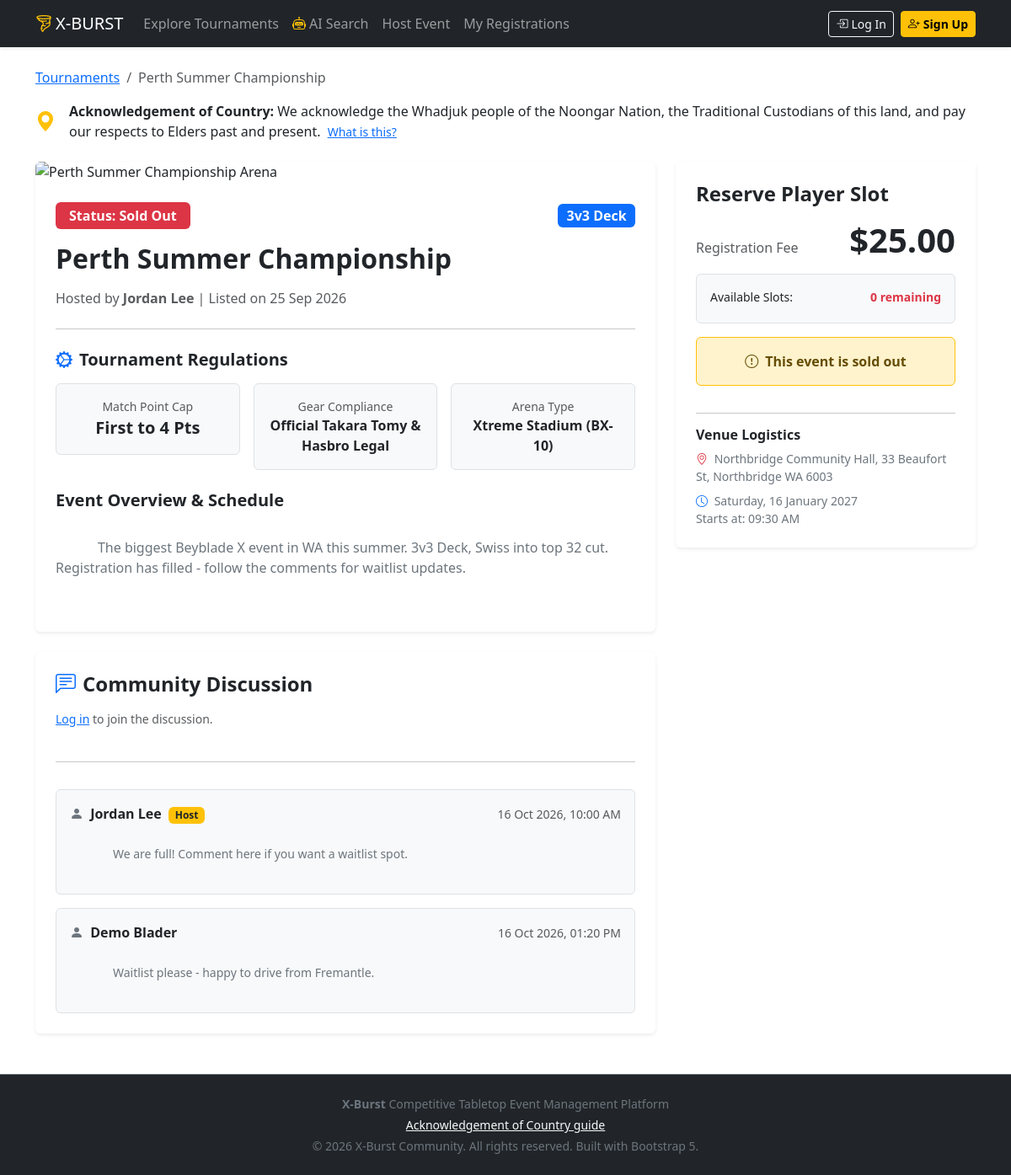
The app's page /event/5 with its own data.
### beyblade/models.py (models this page shows, shortened)
class Tournament(db.Model):
    __tablename__ = 'tournaments'
    __table_args__ = (
        db.CheckConstraint('end_time > start_time', name='ck_end_after_start'),
    )
    id = db.Column(db.Integer, primary_key=True)
    title = db.Column(db.String(150), nullable=False)
    category = db.Column(db.String(50), nullable=False)
    start_time = db.Column(db.DateTime, nullable=False)
    end_time = db.Column(db.DateTime, nullable=False)
    venue = db.Column(db.String(200), nullable=False)
    image = db.Column(db.String(255), nullable=True)
    description = db.Column(db.Text, nullable=False)
    match_points = db.Column(db.Integer, default=4)
    gear_legality = db.Column(db.String(100), nullable=True)
    stadium_type = db.Column(db.String(100), nullable=True)
    capacity = db.Column(db.Integer, nullable=False)
    price = db.Column(db.Numeric(6, 2), nullable=False, default=0)
    ack_statement = db.Column(
        db.Enum('none', 'generic', 'enhanced',
            name='ack_statement',
            create_constraint=True,
            validate_strings=True),
            default='none',
            nullable=False,
            )
    custom_ack_text = db.Column(db.String(500), nullable=True)
    status = db.Column(
        db.Enum('open', 'sold_out', 'inactive', 'cancelled',
            name='tournament_status',
            create_constraint=True,
            validate_strings=True),
            default='open',
            nullable=False,
            )
    embedding = db.Column(db.JSON, nullable=True)
    host_id = db.Column(db.Integer, db.ForeignKey('users.id'), nullable=False)
    created_at = db.Column(db.DateTime, default=datetime.now)
    host = db.relationship('User', back_populates='tournaments_hosted')
    bookings = db.relationship(
        'Booking',
        back_populates='tournament',
        lazy=True,
        cascade='all, delete-orphan',
    )
    comments = db.relationship(
        'Comment',
        back_populates='tournament',
        lazy=True,
        cascade='all, delete-orphan',
        order_by='Comment.created_at',
    )

class User(UserMixin, db.Model):
    __tablename__ = 'users'
    id = db.Column(db.Integer, primary_key=True)
    first_name = db.Column(db.String(80), nullable=False)
    last_name = db.Column(db.String(80), nullable=False)
    email = db.Column(db.String(120), index=True, unique=True, nullable=False)
    mobile = db.Column(db.String(20), nullable=False)
    street_address = db.Column(db.String(200), nullable=False)
    password_hash = db.Column(db.String(255), nullable=False)
    created_at = db.Column(db.DateTime, default=datetime.now)
    bookings = db.relationship('Booking', back_populates='user', cascade='all, delete-orphan')
    comments = db.relationship('Comment', back_populates='user', cascade='all, delete-orphan')
    tournaments_hosted = db.relationship('Tournament', back_populates='host', cascade='all, delete-orphan')
    @property
    def full_name(self):
        return f"{self.first_name} {self.last_name}"

class Comment(db.Model):
    __tablename__ = 'comments'
    id = db.Column(db.Integer, primary_key=True)
    user_id = db.Column(db.Integer, db.ForeignKey('users.id'), nullable=False)
    tournament_id = db.Column(db.Integer, db.ForeignKey('tournaments.id'), nullable=False)
    body = db.Column(db.Text, nullable=False)
    is_host_reply = db.Column(db.Boolean, default=False)
    created_at = db.Column(db.DateTime, default=datetime.now)
    user = db.relationship('User', back_populates='comments')
    tournament = db.relationship('Tournament', back_populates='comments')

### beyblade/routes.py (the view)
@bp.route('/event/<int:id>')
def event_details(id):
    tournament = Tournament.query.get_or_404(id)
    return render_template('event-details.html', tournament=tournament)

### beyblade/routes.py (called while the page is built)
def mark_past_events_inactive():
    Tournament.query.filter(
        Tournament.status.in_(['open', 'sold_out']),
        Tournament.start_time < datetime.now()
    ).update({'status': 'inactive'}, synchronize_session=False)
    db.session.commit()

@bp.app_template_filter('event_image')
def event_image(filename):
    if filename and os.path.isfile(os.path.join(current_app.static_folder, 'img', filename)):
        return filename
    return 'event-deck3v3.jpg'

@bp.app_context_processor
def acknowledgement_content():
    return dict(aoc_generic=aoc.GENERIC_ACKNOWLEDGEMENT, aoc_custodians=aoc.CAPITAL_CUSTODIANS,
                aoc_resources=aoc.RESOURCES, aoc_mistakes=aoc.COMMON_MISTAKES,
                aoc_prompts=aoc.WRITING_PROMPTS)

@bp.before_app_request
def refresh_event_statuses():
    if request.endpoint and request.endpoint != 'static':
        mark_past_events_inactive()

### beyblade/templates/event-details.html (shortened to what this page needs)
{% extends 'base.html' %}  {% block content %}
<main class="container py-4">
  <nav aria-label="breadcrumb" class="mb-3">
    <ol class="breadcrumb">
      <li class="breadcrumb-item">
        <a href="{{ url_for('main.index') }}">Tournaments</a>
      </li>
      <li class="breadcrumb-item active" aria-current="page">
        {{ tournament.title }}
      </li>
    </ol>
  </nav>
  {% if tournament.ack_statement != 'none' %}
  <div class="ack-banner rounded-3 mb-4 d-flex align-items-center">
    <i class="bi bi-geo-alt-fill text-warning fs-4 me-3"></i>
    <div>
      <strong>Acknowledgement of Country:</strong>
      {% if tournament.ack_statement == 'generic' %} {{ aoc_generic }} {% elif
      tournament.ack_statement == 'enhanced' and tournament.custom_ack_text %}
      {{ tournament.custom_ack_text }} {% endif %}
      <a href="{{ url_for('main.aoc_guide') }}" class="small ms-1 text-nowrap"
        >What is this?</a
      >
    </div>
  </div>
  {% endif %}
  <div class="row g-4">
    <div class="col-lg-8">
      <div class="card border-0 shadow-sm overflow-hidden mb-4">
        <img
          src="{{ url_for('static', filename='img/' + tournament.image|event_image) }}"
          class="img-fluid"
          alt="{{ tournament.title }} Arena"
          style="max-height: 380px; object-fit: cover; width: 100%"
        />
        <div class="card-body p-4">
          <div
            class="d-flex flex-wrap justify-content-between align-items-center gap-2 mb-3"
          >
            {% if tournament.status == 'open' %}
            <span class="badge badge-status-open px-3 py-2 fs-6"
              >Status: Open</span
            >
            {% elif tournament.status == 'sold_out' %}
            <span class="badge badge-status-soldout px-3 py-2 fs-6"
              >Status: Sold Out</span
            >
            {% else %}
            <span class="badge badge-status-inactive px-3 py-2 fs-6"
              >Status: {{ tournament.status|title }}</span
            >
            {% endif %}
            <span class="badge bg-primary fs-6">
              {% if tournament.category == 'deck3v3' %}3v3 Deck {% elif
              tournament.category == 'swiss1v1' %}1v1 Swiss {% elif
              tournament.category == 'limited' %}Limited Format {% else %}Casual
              Free-Play{% endif %}
            </span>
          </div>
          <h1 class="h2 fw-bold text-dark mb-3">{{ tournament.title }}</h1>
          <p class="text-muted">
            Hosted by <strong>{{ tournament.host.full_name }}</strong> | Listed
            on {{ tournament.created_at.strftime('%d %b %Y') }}
          </p>
          <hr class="my-4" />
          <h5 class="fw-bold mb-3">
            <i class="bi bi-gear-wide-connected text-primary me-2"></i
            >Tournament Regulations
          </h5>
          <div class="row g-3 mb-4">
            <div class="col-sm-4">
              <div class="p-3 bg-light rounded border text-center">
                <div class="text-muted small">Match Point Cap</div>
                <div class="fw-bold fs-5 text-dark">
                  First to {{ tournament.match_points }} Pts
                </div>
              </div>
            </div>
            <div class="col-sm-4">
              <div class="p-3 bg-light rounded border text-center">
                <div class="text-muted small">Gear Compliance</div>
                <div class="fw-bold fs-6 text-dark">
                  {{ tournament.gear_legality or 'Standard' }}
                </div>
              </div>
            </div>
            <div class="col-sm-4">
              <div class="p-3 bg-light rounded border text-center">
                <div class="text-muted small">Arena Type</div>
                <div class="fw-bold fs-6 text-dark">
                  {{ tournament.stadium_type or 'Standard Xtreme' }}
                </div>
              </div>
            </div>
          </div>
          <h5 class="fw-bold mb-2">Event Overview & Schedule</h5>
          <p class="text-secondary" style="white-space: pre-wrap">
            {{ tournament.description }}
          </p>
        </div>
      </div>
      <div class="card border-0 shadow-sm p-4 mb-4">
        <h4 class="fw-bold mb-3">
          <i class="bi bi-chat-left-text text-primary me-2"></i>Community
          Discussion
        </h4>
        {% if current_user.is_authenticated %}
        <form
          method="POST"
          action="{{ url_for('main.add_comment', id=tournament.id) }}"
          class="mb-4"
        >
          <div class="mb-3">
            <label for="commentInput" class="form-label small fw-semibold"
              >Leave a Question or Note for the Host</label
            >
            <textarea
              name="body"
              id="commentInput"
              class="form-control"
              rows="3"
              placeholder="Ask about deck checks, stadium setups, or parking..."
              required
            ></textarea>
          </div>
          <button type="submit" class="btn btn-primary btn-sm px-3 fw-semibold">
            Post Comment
          </button>
        </form>
        {% else %}
        <p class="text-muted small mb-4">
          <a href="{{ url_for('auth.login', next=request.path) }}">Log in</a>
          to join the discussion.
        </p>
        {% endif %}
        <hr />
        <div class="vstack gap-3 mt-3">
          {% for comment in tournament.comments %}
          <div class="p-3 bg-light rounded border">
            <div class="d-flex justify-content-between align-items-center mb-1">
              <strong class="text-dark">
                <i class="bi bi-person-fill text-secondary me-1"></i> {{
                comment.user.full_name }}
                {% if comment.user.id == tournament.host_id %}
                <span class="badge bg-warning text-dark ms-1">Host</span>
                {% endif %}
              </strong>
              <span class="text-muted small"
                >{{ comment.created_at.strftime('%d %b %Y, %I:%M %p') }}</span
              >
            </div>
            <p class="mb-0 text-secondary small" style="white-space: pre-wrap">
              {{ comment.body }}
            </p>
          </div>
          {% else %}
          <div class="text-center text-muted small py-3">
            No comments yet. Be the first to ask a question!
          </div>
          {% endfor %}
        </div>
      </div>
    </div>
    <div class="col-lg-4">
      <div class="card border-0 shadow-sm p-4 sticky-top" style="top: 80px">
        <h4 class="fw-bold mb-3">Reserve Player Slot</h4>
        <div class="d-flex justify-content-between align-items-baseline mb-3">
          <span class="text-muted">Registration Fee</span>
          <span class="display-6 fw-bold text-dark">
            {% if tournament.price == 0 %}Free{% else %}${{
            "%.2f"|format(tournament.price) }}{% endif %}
          </span>
        </div>
        <div class="p-3 bg-light rounded border mb-3 small">
          <div class="d-flex justify-content-between mb-1">
            <span>Available Slots:</span>
            <strong class="{% if tournament.capacity > 0 %}text-success{% else %}text-danger{% endif %}"
              >{{ tournament.capacity }} remaining</strong
            >
          </div>
        </div>
        {% if tournament.status == 'open' and tournament.capacity > 0 %}
        {% if not current_user.is_authenticated %}
        <a
          href="{{ url_for('auth.login', next=request.path) }}"
          class="btn btn-primary w-100 py-2 fw-semibold mb-3"
        >
          <i class="bi bi-box-arrow-in-right me-1"></i> Log In to Book a Slot
        </a>
        {% else %}
        <form
          method="POST"
          action="{{ url_for('main.book_event', id=tournament.id) }}"
          class="mb-3"
        >
          <div class="mb-3">
            <label for="ticketQty" class="form-label small fw-semibold"
              >Quantity of Tickets / Competitor Slots</label
            >
            <select name="quantity" id="ticketQty" class="form-select">
              {% set max_tickets = 3 if tournament.capacity >= 3 else
              tournament.capacity %} {% for i in range(1, max_tickets + 1) %}
              <option value="{{ i }}">
                {{ i }} Player {% if i == 1 %}Entry{% else %}Entries{% endif %}
                ({% if tournament.price == 0 %}Free{% else %}${{
                "%.2f"|format(tournament.price * i) }}{% endif %})
              </option>
              {% endfor %}
            </select>
          </div>
          <button type="submit" class="btn btn-primary w-100 py-2 fw-semibold">
            <i class="bi bi-cart-check me-1"></i> Confirm & Book Slot
          </button>
        </form>
        {% endif %}
        {% else %}
        <div
          class="alert alert-warning text-center py-3 mb-3 border-warning fw-semibold"
        >
          <i class="bi bi-exclamation-circle me-1"></i>
          {% if tournament.status == 'cancelled' %}This event has been cancelled
          {% elif tournament.status == 'inactive' %}This event has already taken place
          {% else %}This event is sold out{% endif %}
        </div>
        {% endif %}
        <hr />
        <h6 class="fw-bold mb-2">Venue Logistics</h6>
        <p class="small text-secondary mb-2">
          <i class="bi bi-geo-alt text-danger me-1"></i> {{ tournament.venue }}
        </p>
        <p class="small text-secondary mb-0">
          <i class="bi bi-clock text-primary me-1"></i> {{
          tournament.start_time.strftime('%A, %d %B %Y') }}<br />
          Starts at: {{ tournament.start_time.strftime('%I:%M %p') }}
        </p>
      </div>
    </div>
  </div>
</main>
{% endblock %}

### beyblade/static/style/main.css (style rules this page uses)
.badge-status-soldout { background-color: #dc3545; color: white; }
body { display: flex; flex-direction: column; min-height: 100vh; }
main { flex: 1; }

### records on screen
Tournament: title "Perth Summer Championship", custom_ack_text "We acknowledge the Whadjuk people of the Noongar Nation, the Traditional Custodians of this land, and pay our respects to Elders past and present.", created_at "25 Sep 2026", match_points "4", gear_legality "Official Takara Tomy & Hasbro Legal", stadium_type "Xtreme Stadium (BX-10)", description "The biggest Beyblade X event in WA this summer. 3v3 Deck, Swiss into top 32 cut. Registration has filled - follow the comments for waitlist updates.", price "25.00", capacity "0", venue "Northbridge Community Hall, 33 Beaufort St, Northbridge WA 6003", start_time "Saturday, 16 January 2027", start_time "09:30 AM"
User: host.full_name "Jordan Lee"
Comment: user.full_name "Jordan Lee", shows "Host", created_at "16 Oct 2026, 10:00 AM", body "We are full! Comment here if you want a waitlist spot."
Comment: user.full_name "Demo Blader", created_at "16 Oct 2026, 01:20 PM", body "Waitlist please - happy to drive from Fremantle."
